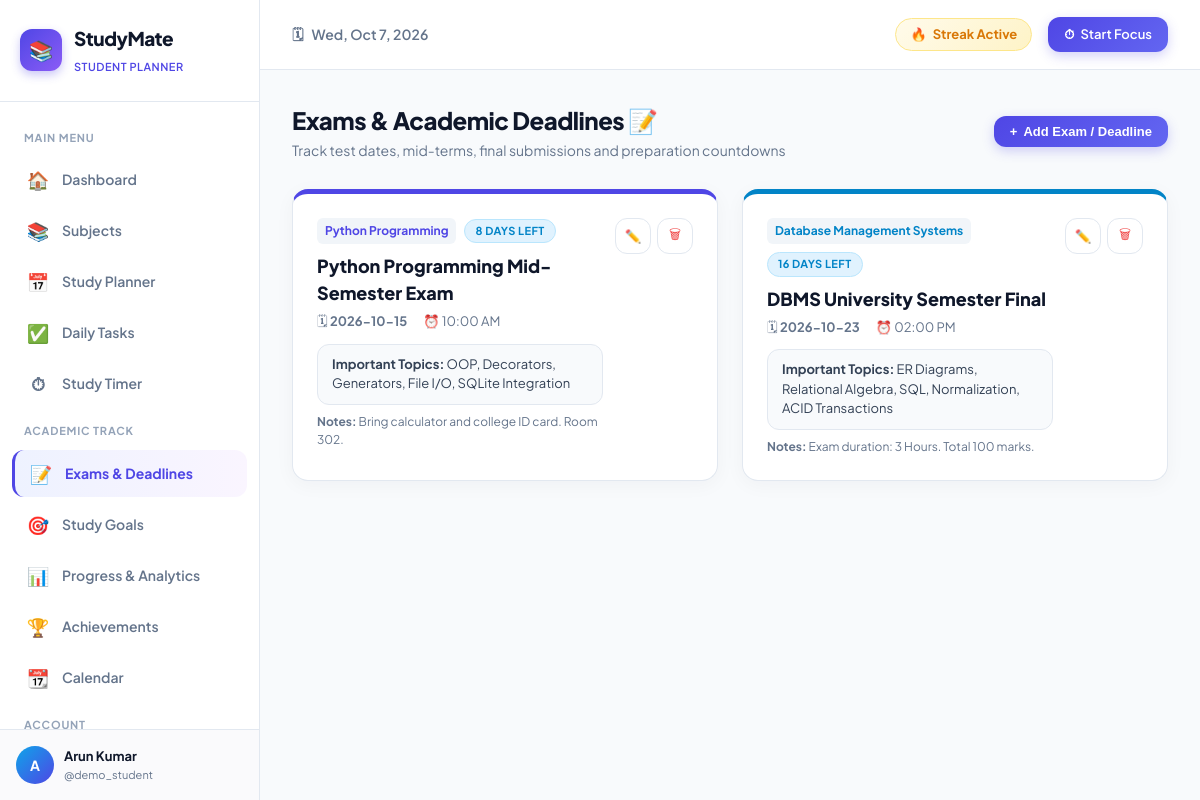
The page /exams (signed in) on the database its author committed.
### tables this page shows
CREATE TABLE exams (
        id INTEGER PRIMARY KEY AUTOINCREMENT,
        user_id INTEGER NOT NULL,
        name TEXT NOT NULL,
        subject_id INTEGER,
        exam_date DATE NOT NULL,
        exam_time TEXT,
        important_topics TEXT,
        notes TEXT,
        created_at TIMESTAMP DEFAULT CURRENT_TIMESTAMP,
        FOREIGN KEY (user_id) REFERENCES users(id) ON DELETE CASCADE,
        FOREIGN KEY (subject_id) REFERENCES subjects(id) ON DELETE SET NULL
    );

CREATE TABLE subjects (
        id INTEGER PRIMARY KEY AUTOINCREMENT,
        user_id INTEGER NOT NULL,
        name TEXT NOT NULL,
        code TEXT,
        faculty TEXT,
        total_topics INTEGER DEFAULT 10,
        completed_topics INTEGER DEFAULT 0,
        target_date DATE,
        color TEXT DEFAULT '#4F46E5',
        created_at TIMESTAMP DEFAULT CURRENT_TIMESTAMP,
        FOREIGN KEY (user_id) REFERENCES users(id) ON DELETE CASCADE
    );

### app.py (the view, shortened to what this page needs)
@app.route('/exams', methods=['GET', 'POST'])
@login_required
def exams():
    user_id = session['user_id']
    conn = get_db()
    cursor = conn.cursor()
    cursor.execute('''
    SELECT e.*, s.name as subject_name, s.color as subject_color
    FROM exams e
    LEFT JOIN subjects s ON e.subject_id = s.id
    WHERE e.user_id = ?
    ORDER BY e.exam_date ASC
    ''', (user_id,))
    raw_exams = cursor.fetchall()
    exams_list = []
    today = date.today()
    for row in raw_exams:
        e_date = datetime.strptime(row['exam_date'], '%Y-%m-%d').date()
        days_left = (e_date - today).days
        exams_list.append({
            'id': row['id'],
            'name': row['name'],
            'subject_id': row['subject_id'],
            'subject_name': row['subject_name'] or 'General',
            'subject_color': row['subject_color'] or '#4F46E5',
            'exam_date': row['exam_date'],
            'exam_time': row['exam_time'],
            'important_topics': row['important_topics'],
            'notes': row['notes'],
            'days_left': days_left,
            'is_past': days_left < 0
        })
    cursor.execute("SELECT id, name, code FROM subjects WHERE user_id = ? ORDER BY name ASC", (user_id,))
    subjects_list = cursor.fetchall()
    conn.close()
    return render_template('exams.html', exams=exams_list, subjects=subjects_list)

### app.py (called while the page is built)
def login_required(view):
    @functools.wraps(view)
    def wrapped_view(**kwargs):
        if 'user_id' not in session:
            flash('Please log in to access your StudyMate workspace.', 'warning')
            return redirect(url_for('login'))
        return view(**kwargs)
    return wrapped_view

@app.before_request
def ensure_setup():
    pass

### models.py (called while the page is built)
def get_db():
    conn = sqlite3.connect(DB_PATH)
    conn.row_factory = sqlite3.Row
    conn.execute("PRAGMA foreign_keys = ON")
    return conn

### templates/exams.html (shortened to what this page needs)
{% extends 'base.html' %}
{% block content %}
<div class="page-header">
  <div class="page-title">
    <h2>Exams & Academic Deadlines 📝</h2>
    <p>Track test dates, mid-terms, final submissions and preparation countdowns</p>
  </div>
  <button class="btn-header btn-primary" onclick="openModal('addExamModal')">
    <span>+</span> <span>Add Exam / Deadline</span>
  </button>
</div>
{% if exams %}
  <div class="grid-2">
    {% for exam in exams %}
    <div class="card" style="border-top: 5px solid {{ exam.subject_color or '#4F46E5' }};">
      <div style="display: flex; justify-content: space-between; align-items: flex-start; gap: 12px;">
        <div style="flex: 1;">
          <div style="display: flex; align-items: center; gap: 8px; flex-wrap: wrap;">
            <span style="font-size: 12px; font-weight: 700; color: {{ exam.subject_color or '#4F46E5' }}; background: #F1F5F9; padding: 4px 8px; border-radius: 6px;">
              {{ exam.subject_name }}
            </span>
            {% if exam.days_left < 0 %}
              <span class="badge" style="background: #F1F5F9; color: #64748B;">Concluded</span>
            {% elif exam.days_left == 0 %}
              <span class="badge" style="background: #FEF2F2; color: #DC2626;">TODAY! 🔥</span>
            {% elif exam.days_left <= 3 %}
              <span class="badge badge-high">{{ exam.days_left }} Days Left</span>
            {% elif exam.days_left <= 7 %}
              <span class="badge badge-medium">{{ exam.days_left }} Days Left</span>
            {% else %}
              <span class="badge badge-low">{{ exam.days_left }} Days Left</span>
            {% endif %}
          </div>
          <h3 style="font-size: 18px; font-weight: 800; color: var(--text-main); margin-top: 8px;">
            {{ exam.name }}
          </h3>
          <div style="display: flex; align-items: center; gap: 16px; margin-top: 6px; font-size: 13px; color: var(--text-muted); flex-wrap: wrap;">
            <span>🗓 <strong>{{ exam.exam_date }}</strong></span>
            {% if exam.exam_time %}
              <span>⏰ {{ exam.exam_time }}</span>
            {% endif %}
          </div>
          {% if exam.important_topics %}
            <div style="margin-top: 12px; padding: 10px 14px; background: #F8FAFC; border-radius: var(--radius-md); font-size: 13px; color: #334155; border: 1px solid #E2E8F0;">
              <strong>Important Topics:</strong> {{ exam.important_topics }}
            </div>
          {% endif %}
          {% if exam.notes %}
            <div style="margin-top: 8px; font-size: 12px; color: var(--text-muted);">
              <strong>Notes:</strong> {{ exam.notes }}
            </div>
          {% endif %}
        </div>
        <div style="display: flex; gap: 6px;">
          <button class="btn-icon" title="Edit Exam" onclick="openEditExamModal({{ exam.id }}, '{{ exam.name | replace("'", "\\'") }}', '{{ exam.subject_id or '' }}', '{{ exam.exam_date }}', '{{ exam.exam_time or '' }}', '{{ exam.important_topics | replace("'", "\\'") if exam.important_topics else '' }}', '{{ exam.notes | replace("'", "\\'") if exam.notes else '' }}')">
            ✏️
          </button>
          <form method="POST" action="{{ url_for('delete_exam', id=exam.id) }}" onsubmit="return confirm('Delete this exam entry?')">
            <button type="submit" class="btn-icon" title="Delete Exam" style="color: var(--danger);">
              🗑
            </button>
          </form>
        </div>
      </div>
    </div>
    {% endfor %}
  </div>
{% endif %}
{% endblock %}

### static/css/style.css (style rules this page uses)
:root { --bg-main: #F8FAFC; --bg-card: #FFFFFF; --bg-subtle: #F1F5F9; --primary: #4F46E5; --primary-light: #EEF2FF; --primary-hover: #4338CA; --sky: #0EA5E9; --sky-light: #E0F2FE; --purple: #8B5CF6; --purple-light: #F5F3FF; --success: #10B981; --success-light: #ECFDF5; --warning: #F59E0B; --warning-light: #FEF3C7; --danger: #EF4444; --danger-light: #FEF2F2; --text-main: #0F172A; --text-muted: #64748B; --text-subtle: #94A3B8; --border-color: #E2E8F0; --border-focus: #C7D2FE; --sidebar-width: 260px; --radius-sm: 8px; --radius-md: 12px; --radius-lg: 16px; --radius-xl: 24px; --radius-full: 9999px; --shadow-sm: 0 1px 2px 0 rgba(0, 0, 0, 0.04); --shadow-md: 0 4px 6px -1px rgba(0, 0, 0, 0.05), 0 2px 4px -2px rgba(0, 0, 0, 0.03); --shadow-lg: 0 10px 15px -3px rgba(0, 0, 0, 0.04), 0 4px 6px -4px rgba(0, 0, 0, 0.02); --shadow-card: 0 4px 20px rgba(15, 23, 42, 0.04); --shadow-hover: 0 10px 25px -5px rgba(79, 70, 229, 0.12), 0 8px 10px -6px rgba(79, 70, 229, 0.08); --transition: all 0.2s cubic-bezier(0.4, 0, 0.2, 1); }
* { margin: 0; padding: 0; box-sizing: border-box; }
body { font-family: 'Plus Jakarta Sans', -apple-system, BlinkMacSystemFont, "Segoe UI", Roboto, sans-serif; background-color: var(--bg-main); color: var(--text-main); line-height: 1.5; -webkit-font-smoothing: antialiased; }
.btn-header { padding: 8px 16px; border-radius: var(--radius-md); font-weight: 600; font-size: 13px; cursor: pointer; display: inline-flex; align-items: center; gap: 6px; transition: var(--transition); border: none; }
.btn-primary { background: linear-gradient(135deg, var(--primary) 0%, #6366F1 100%); color: white; box-shadow: 0 4px 12px rgba(79, 70, 229, 0.25); }
.btn-icon { width: 36px; height: 36px; border-radius: var(--radius-md); display: flex; align-items: center; justify-content: center; border: 1px solid var(--border-color); background: white; cursor: pointer; color: var(--text-muted); transition: var(--transition); }
.page-header { display: flex; align-items: center; justify-content: space-between; margin-bottom: 28px; flex-wrap: wrap; gap: 16px; }
.page-title h2 { font-size: 24px; font-weight: 800; color: var(--text-main); letter-spacing: -0.5px; }
.page-title p { font-size: 14px; color: var(--text-muted); margin-top: 2px; }
.card { background: var(--bg-card); border-radius: var(--radius-lg); border: 1px solid var(--border-color); box-shadow: var(--shadow-card); padding: 24px; transition: var(--transition); }
.grid-2 { display: grid; grid-template-columns: repeat(2, 1fr); gap: 24px; margin-bottom: 28px; }
.badge { display: inline-flex; align-items: center; gap: 4px; padding: 3px 10px; border-radius: var(--radius-full); font-size: 11px; font-weight: 700; text-transform: uppercase; letter-spacing: 0.4px; }
.badge-low { background-color: var(--sky-light); color: #0284C7; border: 1px solid #BAE6FD; }

### rows shown on the page
exams: subject_name "Python Programming", days_left "8", name "Python Programming Mid-Semester Exam", exam_date "2026-10-15", exam_time "10:00 AM", important_topics "OOP, Decorators, Generators, File I/O, SQLite Integration", notes "Bring calculator and college ID card. Room 302."
exams: subject_name "Database Management Systems", days_left "16", name "DBMS University Semester Final", exam_date "2026-10-23", exam_time "02:00 PM", important_topics "ER Diagrams, Relational Algebra, SQL, Normalization, ACID Transactions", notes "Exam duration: 3 Hours. Total 100 marks."

### other values the page prints
{{ session.get('name', 'S')[0] | upper }} "A"
{{ session.get('name', 'Student') }} "Arun Kumar"
{{ session.get('username', 'student') }} "demo_student"
